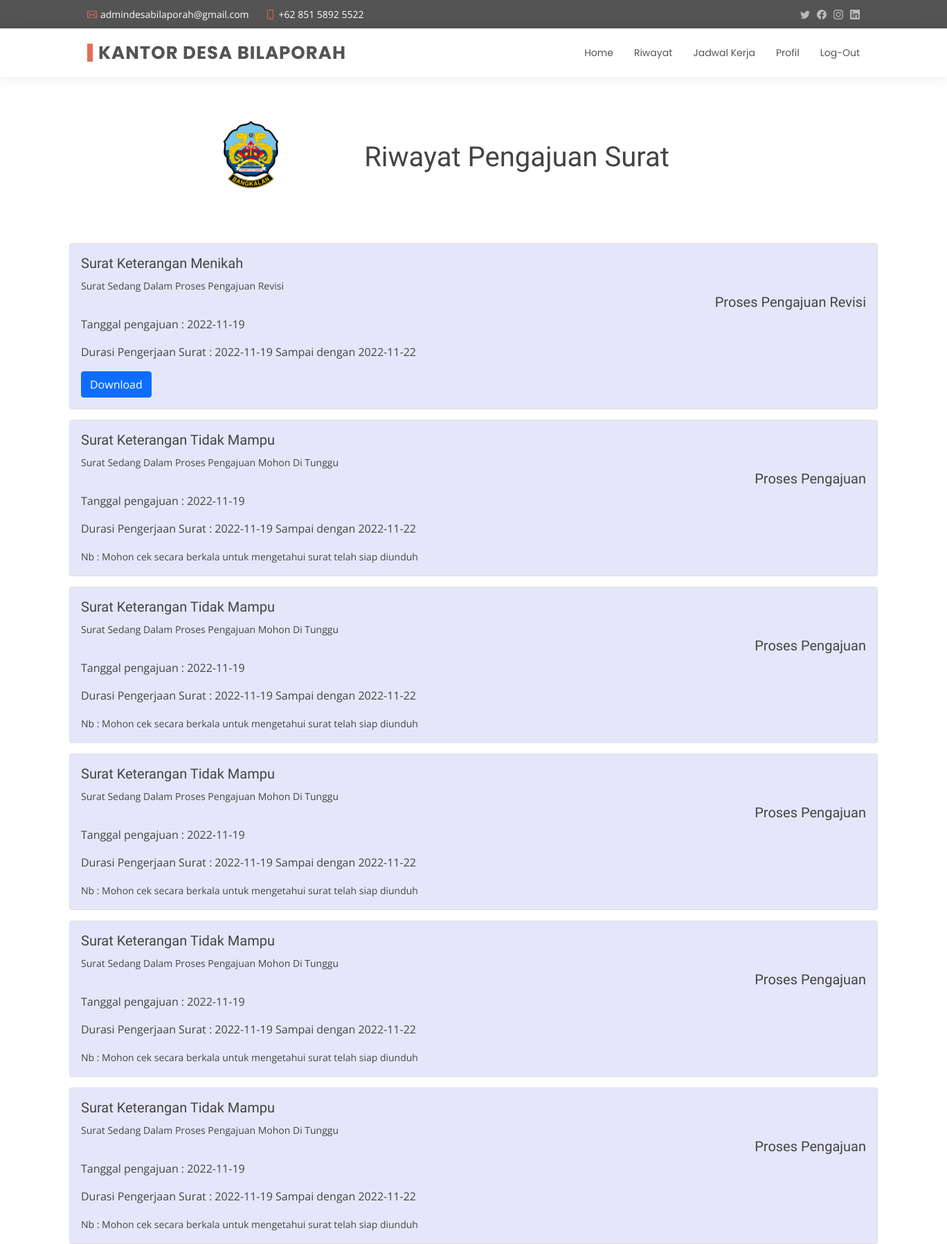
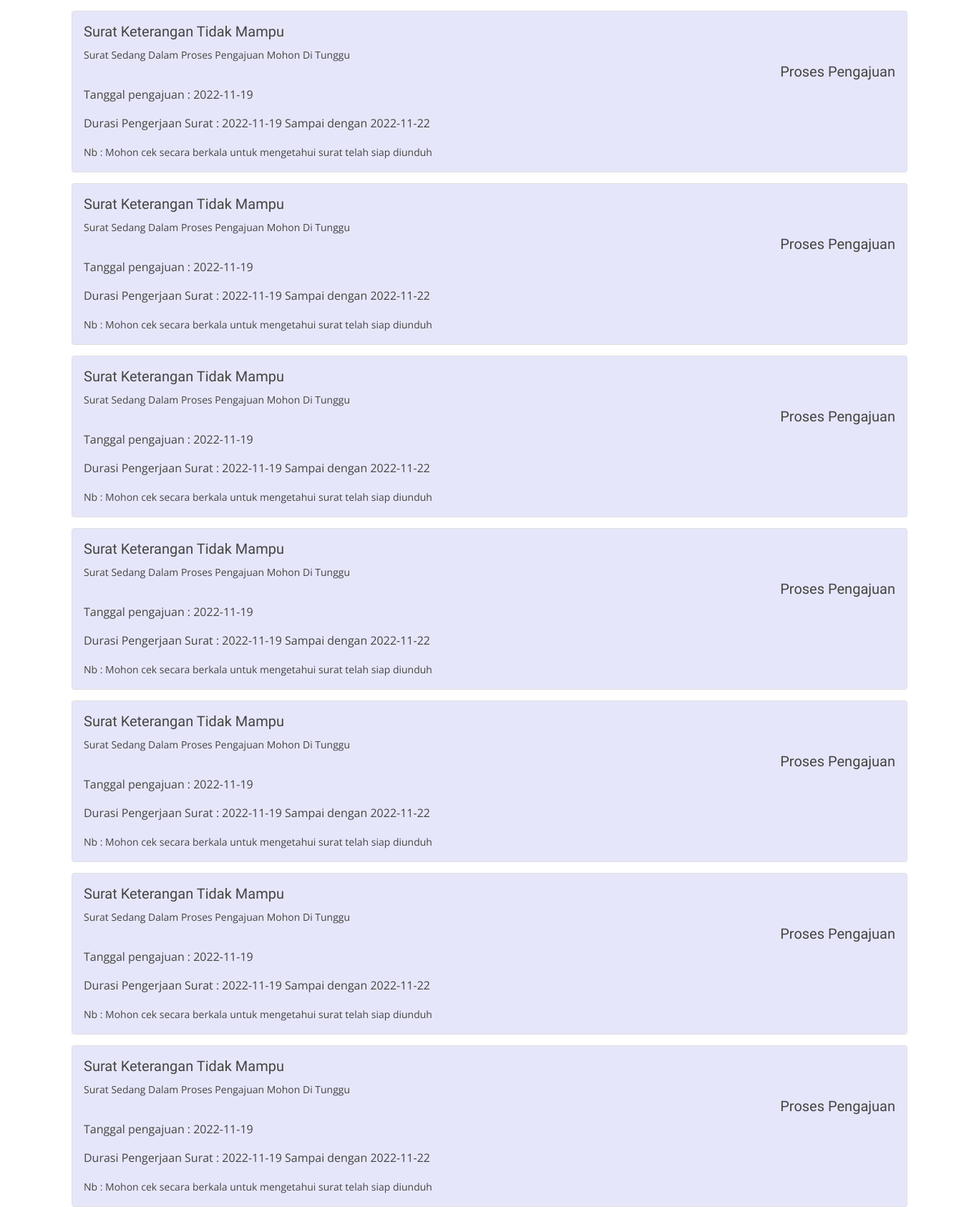
The page /user/riwayat.php (signed in, upper part) on the database its author committed (2 pictures, top to bottom).
### tables this page shows
CREATE TABLE `tb_pengajuan` (
  `id_pengajuan` int(11) NOT NULL,
  `nik` varchar(100) DEFAULT NULL,
  `kode_surat` varchar(5) DEFAULT NULL,
  `tgl_pengajuan` datetime DEFAULT NULL,
  `keperluan` varchar(200) DEFAULT NULL,
  `jenis_pengajuan` varchar(50) DEFAULT NULL,
  `status_pengajuan` enum('Menunggu','Di Terima','Di Tolak','Revisi Di Terima','Revisi Selesai') DEFAULT NULL
);

CREATE TABLE `tb_surat` (
  `kode_surat` char(5) NOT NULL,
  `jenis_surat` varchar(50) NOT NULL,
  `surat_keluar` int(11) NOT NULL
);

### user/riwayat.php (the view, shortened to what this page needs)
<?php include "../connect/koneksi.php"; ?>
<!DOCTYPE html>
<html lang="en">
<head>
  <link href="../assets/vendor/animate.css/animate.min.css" rel="stylesheet">
  <link href="../assets/vendor/bootstrap/css/bootstrap.min.css" rel="stylesheet">
  <link href="../assets/vendor/bootstrap-icons/bootstrap-icons.css" rel="stylesheet">
  <link href="../assets/vendor/boxicons/css/boxicons.min.css" rel="stylesheet">
  <link href="../assets/vendor/glightbox/css/glightbox.min.css" rel="stylesheet">
  <link href="../assets/vendor/swiper/swiper-bundle.min.css" rel="stylesheet">
  <link href="../assets/css/style.css" rel="stylesheet">
</head>
<body>
  <?php include "../desain/navbar.php"?>
  <?php
  $nik = $_SESSION['nik'];
  $data_pengajuan = mysqli_query($koneksi, "SELECT tb_pengajuan.id_pengajuan, tb_pengajuan.status_pengajuan, tb_pengajuan.tgl_pengajuan, tb_pengajuan.jenis_pengajuan, tb_surat.jenis_surat FROM tb_pengajuan INNER JOIN tb_surat USING(kode_surat) WHERE tb_pengajuan.nik = '$nik'");
  ?>
  <main id="main">
    <section id="services" class="services">
      <div class="container" style="margin-top: 40PX;">
        <img src="../assets/img/desa.png" alt="" class="img-fluid" style="width: 10%; margin-top: 15PX; margin-bottom: 15px; margin-left:180px">
        <h1 style="text-align: center; margin-top: -90px; margin-left: -75px; margin-bottom: 40px; margin-right:-200px">Riwayat Pengajuan Surat</h1>
      </div>
      <div class="contaiiner" style="margin:100px; margin-top:100px">
        <?php
        if (mysqli_fetch_assoc($data_pengajuan) == NULL) {
          echo '<h1>Tidak Ada Pengajuan Surat<h1>';
        } else {
          foreach ($data_pengajuan as $row) {
            $id_pengajuan = $row['id_pengajuan'];
            $data_arsip_surat = mysqli_fetch_assoc(mysqli_query($koneksi, "SELECT * FROM tb_arsip_surat INNER JOIN tb_pengajuan USING(id_pengajuan) INNER JOIN tb_user USING(nik) WHERE tb_user.nik= '$nik' and tb_pengajuan.id_pengajuan = $id_pengajuan "));
            $tanggal = date('Y-m-d', strtotime($row["tgl_pengajuan"]));
            if ($row['status_pengajuan'] == 'Di Terima' || $row['status_pengajuan'] == 'Revisi Di Terima' || $row['status_pengajuan'] == 'Revisi Selesai') {
              if ($data_arsip_surat['file_surat'] != '') {
                if ($row['jenis_pengajuan'] == 'Baru') { ?>
                  <div class="card w-70" style="margin-bottom: 15px;">
                    <div class="card-body" style="background-color:lavender;">
                      <h5 class="card-title"><?= $row['jenis_surat'] ?></h5>
                      <p>Tanggal pengajuan : <?php echo $tanggal;   ?></p>
                      <p>Durasi Pengerjaan Surat : <?php echo $tanggal . " Sampai dengan " . date('Y-m-d', strtotime("+ 3 days", strtotime(($tanggal)))); ?></p>
                      <a href="../surat_keluar/<?= $data_arsip_surat['file_surat'] ?>" class="btn btn-primary">Download</a>
                      <a href="../form_input/form_revisi.php?id_pengajuan=<?= $row['id_pengajuan'] ?>" class="btn btn-primary">Ajukan Revisi</a>
                    </div>
                  </div>
                  <?php } else {
                  if ($row['status_pengajuan'] == 'Revisi Di Terima') { ?>
                    <div class="card w-70" style="margin-bottom: 15px;">
                      <div class="card-body" style="background-color:lavender;">
                        <h5 class="card-title"><?= $row['jenis_surat'] ?></h5>
                        <small>Surat Sedang Di Revisi</small>
                        <h5 class="card-title" style="text-align: right;">Pengajuan Revisi Di Terima </h5>
                        <p>Tanggal pengajuan : <?php echo $tanggal;   ?></p>
                        <p>Durasi Pengerjaan Surat : <?php echo $tanggal . " Sampai dengan " . date('Y-m-d', strtotime("+ 3 days", strtotime(($tanggal)))); ?></p>
                        <a href="../surat_keluar/<?= $data_arsip_surat['file_surat'] ?>" class="btn btn-primary">Download</a>
                      </div>
                    </div>
                  <?php } else { ?>
                    <div class="card w-70" style="margin-bottom: 15px;">
                      <div class="card-body" style="background-color:lavender;">
                        <h5 class="card-title"><?= $row['jenis_surat'] ?></h5>
                        <p>Tanggal pengajuan : <?php echo $tanggal;   ?></p>
                        <p>Durasi Pengerjaan Surat : <?php echo $tanggal . " Sampai dengan " . date('Y-m-d', strtotime("+ 3 days", strtotime(($tanggal)))); ?></p>
                        <a href="../surat_keluar/<?= $data_arsip_surat['file_surat'] ?>" class="btn btn-primary">Download</a>
                        <a href="../form_input/form_revisi.php?id_pengajuan=<?= $row['id_pengajuan'] ?>" class="btn btn-primary">Ajukan Revisi</a>
                      </div>
                    </div>
                <?php }
                }
              } else { ?>
                <div class="card w-70" style="margin-bottom: 15px;">
                  <div class="card-body" style="background-color:lavender;">
                    <h5 class="card-title"><?= $row['jenis_surat'] ?></h5>
                    <small>Surat Sedang Dalam Proses Pembuatan</small>
                    <h5 class="card-title" style="text-align: right;">Pengajuan Di Terima </h5>
                    <p>Tanggal pengajuan : <?php echo $tanggal;   ?></p>
                    <p>Durasi Pengerjaan Surat : <?php echo $tanggal . " Sampai dengan " . date('Y-m-d', strtotime("+ 3 days", strtotime(($tanggal)))); ?></p>
                    <small>Nb : Mohon cek secara berkala untuk mengetahui surat telah siap diunduh</small>
                  </div>
                </div>
              <?php }
            } elseif ($row['status_pengajuan'] == 'Menunggu') {
              if ($row['jenis_pengajuan'] == 'Baru') { ?>
                <div class="card w-70" style="margin-bottom: 15px;">
                  <div class="card-body" style="background-color:lavender;">
                    <h5 class="card-title"><?= $row['jenis_surat'] ?></h5>
                    <small>Surat Sedang Dalam Proses Pengajuan Mohon Di Tunggu</small>
                    <h5 class="card-title" style="text-align: right;">Proses Pengajuan</h5>
                    <p>Tanggal pengajuan : <?php echo $tanggal;   ?></p>
                    <p>Durasi Pengerjaan Surat : <?php echo $tanggal . " Sampai dengan " . date('Y-m-d', strtotime("+ 3 days", strtotime(($tanggal)))); ?></p>
                    <small>Nb : Mohon cek secara berkala untuk mengetahui surat telah siap diunduh</small>
                  </div>
                </div>
              <?php } else { ?>
                <div class="card w-70" style="margin-bottom: 15px;">
                  <div class="card-body" style="background-color:lavender;">
                    <h5 class="card-title"><?= $row['jenis_surat'] ?></h5>
                    <small>Surat Sedang Dalam Proses Pengajuan Revisi</small>
                    <h5 class="card-title" style="text-align: right;">Proses Pengajuan Revisi </h5>
                    <p>Tanggal pengajuan : <?php echo $tanggal;   ?></p>
                    <p>Durasi Pengerjaan Surat : <?php echo $tanggal . " Sampai dengan " . date('Y-m-d', strtotime("+ 3 days", strtotime(($tanggal)))); ?></p>
                    <a href="../surat_keluar/<?= $data_arsip_surat['file_surat'] ?>" class="btn btn-primary">Download</a>
                  </div>
                </div>
              <?php } ?>
            <?php }  ?>
        <?php $y++;
          }
        } ?>
      </div>
    </section>
  </main>
</body>
</html>

### assets/css/style.css (style rules this page uses)
body { font-family: "Open Sans", sans-serif; color: #444444; }
a { color: #e96b56; text-decoration: none; }
h1, h2, h3, h4, h5, h6 { font-family: "Raleway", sans-serif; }
section { padding: 0 0 80px 0; }

### rows shown on the page
tb_pengajuan: kode_surat.jenis_surat "Surat Keterangan Menikah", tgl_pengajuan "2022-11-19", tgl_pengajuan "2022-11-22"
tb_pengajuan: kode_surat.jenis_surat "Surat Keterangan Tidak Mampu", tgl_pengajuan "2022-11-19", tgl_pengajuan "2022-11-22"
tb_pengajuan: kode_surat.jenis_surat "Surat Keterangan Tidak Mampu", tgl_pengajuan "2022-11-19", tgl_pengajuan "2022-11-22"
tb_pengajuan: kode_surat.jenis_surat "Surat Keterangan Tidak Mampu", tgl_pengajuan "2022-11-19", tgl_pengajuan "2022-11-22"
tb_pengajuan: kode_surat.jenis_surat "Surat Keterangan Tidak Mampu", tgl_pengajuan "2022-11-19", tgl_pengajuan "2022-11-22"
tb_pengajuan: kode_surat.jenis_surat "Surat Keterangan Tidak Mampu", tgl_pengajuan "2022-11-19", tgl_pengajuan "2022-11-22"
tb_pengajuan: kode_surat.jenis_surat "Surat Keterangan Tidak Mampu", tgl_pengajuan "2022-11-19", tgl_pengajuan "2022-11-22"
tb_pengajuan: kode_surat.jenis_surat "Surat Keterangan Tidak Mampu", tgl_pengajuan "2022-11-19", tgl_pengajuan "2022-11-22"
tb_pengajuan: kode_surat.jenis_surat "Surat Keterangan Tidak Mampu", tgl_pengajuan "2022-11-19", tgl_pengajuan "2022-11-22"
tb_pengajuan: kode_surat.jenis_surat "Surat Keterangan Tidak Mampu", tgl_pengajuan "2022-11-19", tgl_pengajuan "2022-11-22"
tb_pengajuan: kode_surat.jenis_surat "Surat Keterangan Tidak Mampu", tgl_pengajuan "2022-11-19", tgl_pengajuan "2022-11-22"
tb_pengajuan: kode_surat.jenis_surat "Surat Keterangan Tidak Mampu", tgl_pengajuan "2022-11-19", tgl_pengajuan "2022-11-22"
tb_pengajuan: kode_surat.jenis_surat "Surat Keterangan Tidak Mampu", tgl_pengajuan "2022-11-19", tgl_pengajuan "2022-11-22"
